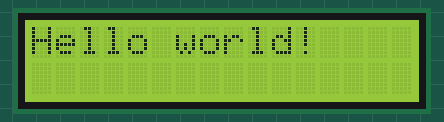
Bench run of a sketch on a simulated Arduino Uno, built with avr-gcc and run on an emulated ATmega328P. Parts: 16×2 character LCD.

Above: at 0.1 s.
At 3.1 s:
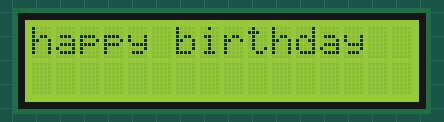

The sketch:

lcd_basics.ino
```cpp
//here we understanded the lcd program with arduino
#include <LiquidCrystal_I2C.h>
LiquidCrystal_I2C lcd(0x27,16,2);
void setup()
{
  lcd.init();
  lcd.backlight();

}
void loop()
{
  lcd.clear();
  lcd.setCursor(0, 0);
  lcd.print("Hello world!");
  delay(3000);
  lcd.clear();
  lcd.setCursor(0,0);
  lcd.print("happy birthday");
  delay(3000);
}
```

Measured:
- what the display in image 1 shows lasts 3.0 s, from 3.1 s to 6.1 s
